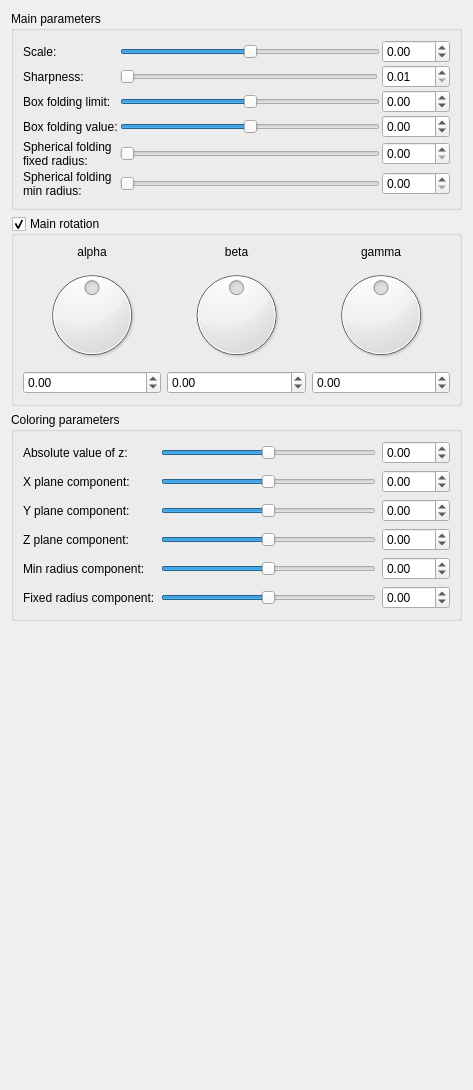
<?xml version="1.0" encoding="UTF-8"?>
<ui version="4.0">
 <class>Form</class>
 <widget class="QWidget" name="Form">
  <property name="geometry">
   <rect>
    <x>0</x>
    <y>0</y>
    <width>473</width>
    <height>1090</height>
   </rect>
  </property>
  <property name="windowTitle">
   <string>Form</string>
  </property>
  <layout class="QVBoxLayout" name="verticalLayout">
   <item>
    <widget class="QGroupBox" name="groupBox">
     <property name="title">
      <string>Main parameters</string>
     </property>
     <layout class="QVBoxLayout" name="verticalLayout_2">
      <item>
       <layout class="QGridLayout" name="gridLayout">
        <property name="spacing">
         <number>2</number>
        </property>
        <item row="3" column="0">
         <widget class="QLabel" name="label_9">
          <property name="text">
           <string>Box folding value:</string>
          </property>
         </widget>
        </item>
        <item row="4" column="0">
         <widget class="QLabel" name="label_10">
          <property name="text">
           <string>Spherical folding
fixed radius:</string>
          </property>
         </widget>
        </item>
        <item row="0" column="1" colspan="2">
         <widget class="QSlider" name="slider_mandelbox_scale">
          <property name="minimum">
           <number>-500</number>
          </property>
          <property name="maximum">
           <number>500</number>
          </property>
          <property name="singleStep">
           <number>1</number>
          </property>
          <property name="orientation">
           <enum>Qt::Horizontal</enum>
          </property>
         </widget>
        </item>
        <item row="5" column="1" colspan="2">
         <widget class="QSlider" name="slider_mandelbox_folding_min_radius">
          <property name="minimum">
           <number>0</number>
          </property>
          <property name="maximum">
           <number>500</number>
          </property>
          <property name="singleStep">
           <number>1</number>
          </property>
          <property name="orientation">
           <enum>Qt::Horizontal</enum>
          </property>
         </widget>
        </item>
        <item row="4" column="1" colspan="2">
         <widget class="QSlider" name="slider_mandelbox_folding_fixed_radius">
          <property name="minimum">
           <number>0</number>
          </property>
          <property name="maximum">
           <number>500</number>
          </property>
          <property name="singleStep">
           <number>1</number>
          </property>
          <property name="orientation">
           <enum>Qt::Horizontal</enum>
          </property>
         </widget>
        </item>
        <item row="3" column="1" colspan="2">
         <widget class="QSlider" name="slider_mandelbox_folding_value">
          <property name="minimum">
           <number>-5000</number>
          </property>
          <property name="maximum">
           <number>5000</number>
          </property>
          <property name="singleStep">
           <number>1</number>
          </property>
          <property name="orientation">
           <enum>Qt::Horizontal</enum>
          </property>
         </widget>
        </item>
        <item row="2" column="1" colspan="2">
         <widget class="QSlider" name="slider_mandelbox_folding_limit">
          <property name="minimum">
           <number>-5000</number>
          </property>
          <property name="maximum">
           <number>5000</number>
          </property>
          <property name="singleStep">
           <number>1</number>
          </property>
          <property name="orientation">
           <enum>Qt::Horizontal</enum>
          </property>
         </widget>
        </item>
        <item row="2" column="0">
         <widget class="QLabel" name="label_8">
          <property name="text">
           <string>Box folding limit:</string>
          </property>
         </widget>
        </item>
        <item row="0" column="0">
         <widget class="QLabel" name="label_7">
          <property name="text">
           <string>Scale:</string>
          </property>
         </widget>
        </item>
        <item row="5" column="3">
         <widget class="QDoubleSpinBox" name="spinbox_mandelbox_folding_min_radius">
          <property name="prefix">
           <string/>
          </property>
          <property name="suffix">
           <string/>
          </property>
          <property name="decimals">
           <number>2</number>
          </property>
          <property name="maximum">
           <double>100.000000000000000</double>
          </property>
          <property name="singleStep">
           <double>0.100000000000000</double>
          </property>
         </widget>
        </item>
        <item row="2" column="3">
         <widget class="QDoubleSpinBox" name="spinbox_mandelbox_folding_limit">
          <property name="prefix">
           <string/>
          </property>
          <property name="suffix">
           <string/>
          </property>
          <property name="decimals">
           <number>2</number>
          </property>
          <property name="minimum">
           <double>-100.000000000000000</double>
          </property>
          <property name="maximum">
           <double>100.000000000000000</double>
          </property>
          <property name="singleStep">
           <double>0.100000000000000</double>
          </property>
         </widget>
        </item>
        <item row="3" column="3">
         <widget class="QDoubleSpinBox" name="spinbox_mandelbox_folding_value">
          <property name="prefix">
           <string/>
          </property>
          <property name="suffix">
           <string/>
          </property>
          <property name="decimals">
           <number>2</number>
          </property>
          <property name="minimum">
           <double>-100.000000000000000</double>
          </property>
          <property name="maximum">
           <double>100.000000000000000</double>
          </property>
          <property name="singleStep">
           <double>0.100000000000000</double>
          </property>
         </widget>
        </item>
        <item row="4" column="3">
         <widget class="QDoubleSpinBox" name="spinbox_mandelbox_folding_fixed_radius">
          <property name="prefix">
           <string/>
          </property>
          <property name="suffix">
           <string/>
          </property>
          <property name="decimals">
           <number>2</number>
          </property>
          <property name="maximum">
           <double>100.000000000000000</double>
          </property>
          <property name="singleStep">
           <double>0.100000000000000</double>
          </property>
         </widget>
        </item>
        <item row="5" column="0">
         <widget class="QLabel" name="label_11">
          <property name="text">
           <string>Spherical folding
min radius:</string>
          </property>
         </widget>
        </item>
        <item row="0" column="3">
         <widget class="QDoubleSpinBox" name="spinbox_mandelbox_scale">
          <property name="prefix">
           <string/>
          </property>
          <property name="suffix">
           <string/>
          </property>
          <property name="decimals">
           <number>2</number>
          </property>
          <property name="minimum">
           <double>-100.000000000000000</double>
          </property>
          <property name="maximum">
           <double>100.000000000000000</double>
          </property>
          <property name="singleStep">
           <double>0.100000000000000</double>
          </property>
         </widget>
        </item>
        <item row="1" column="0">
         <widget class="QLabel" name="label_12">
          <property name="text">
           <string>Sharpness:</string>
          </property>
         </widget>
        </item>
        <item row="1" column="1">
         <widget class="QSlider" name="slider_mandelbox_sharpness">
          <property name="minimum">
           <number>1</number>
          </property>
          <property name="maximum">
           <number>5000</number>
          </property>
          <property name="singleStep">
           <number>1</number>
          </property>
          <property name="orientation">
           <enum>Qt::Horizontal</enum>
          </property>
         </widget>
        </item>
        <item row="1" column="3">
         <widget class="QDoubleSpinBox" name="spinbox_mandelbox_sharpness">
          <property name="prefix">
           <string/>
          </property>
          <property name="suffix">
           <string/>
          </property>
          <property name="decimals">
           <number>2</number>
          </property>
          <property name="minimum">
           <double>0.010000000000000</double>
          </property>
          <property name="maximum">
           <double>100.000000000000000</double>
          </property>
          <property name="singleStep">
           <double>0.100000000000000</double>
          </property>
         </widget>
        </item>
       </layout>
      </item>
     </layout>
    </widget>
   </item>
   <item>
    <widget class="QGroupBox" name="groupCheck_mandelbox_main_rotation_enabled">
     <property name="title">
      <string>Main rotation</string>
     </property>
     <property name="checkable">
      <bool>true</bool>
     </property>
     <layout class="QVBoxLayout" name="verticalLayout_3">
      <item>
       <layout class="QGridLayout" name="gridLayout_2">
        <item row="1" column="0">
         <widget class="QDial" name="dial3_mandelbox_rotation_main_x">
          <property name="minimum">
           <number>-18000</number>
          </property>
          <property name="maximum">
           <number>18000</number>
          </property>
          <property name="wrapping">
           <bool>true</bool>
          </property>
         </widget>
        </item>
        <item row="1" column="1">
         <widget class="QDial" name="dial3_mandelbox_rotation_main_y">
          <property name="minimum">
           <number>-18000</number>
          </property>
          <property name="maximum">
           <number>18000</number>
          </property>
          <property name="wrapping">
           <bool>true</bool>
          </property>
         </widget>
        </item>
        <item row="0" column="1">
         <widget class="QLabel" name="label_14">
          <property name="text">
           <string>beta</string>
          </property>
          <property name="alignment">
           <set>Qt::AlignCenter</set>
          </property>
         </widget>
        </item>
        <item row="2" column="0">
         <widget class="QDoubleSpinBox" name="spinboxd3_mandelbox_rotation_main_x">
          <property name="prefix">
           <string/>
          </property>
          <property name="suffix">
           <string/>
          </property>
          <property name="decimals">
           <number>2</number>
          </property>
          <property name="minimum">
           <double>-180.000000000000000</double>
          </property>
          <property name="maximum">
           <double>180.000000000000000</double>
          </property>
          <property name="singleStep">
           <double>1.000000000000000</double>
          </property>
         </widget>
        </item>
        <item row="0" column="0">
         <widget class="QLabel" name="label_13">
          <property name="text">
           <string>alpha</string>
          </property>
          <property name="alignment">
           <set>Qt::AlignCenter</set>
          </property>
         </widget>
        </item>
        <item row="1" column="2">
         <widget class="QDial" name="dial3_mandelbox_rotation_main_z">
          <property name="minimum">
           <number>-18000</number>
          </property>
          <property name="maximum">
           <number>18000</number>
          </property>
          <property name="wrapping">
           <bool>true</bool>
          </property>
         </widget>
        </item>
        <item row="0" column="2">
         <widget class="QLabel" name="label_15">
          <property name="text">
           <string>gamma</string>
          </property>
          <property name="alignment">
           <set>Qt::AlignCenter</set>
          </property>
         </widget>
        </item>
        <item row="2" column="1">
         <widget class="QDoubleSpinBox" name="spinboxd3_mandelbox_rotation_main_y">
          <property name="prefix">
           <string/>
          </property>
          <property name="suffix">
           <string/>
          </property>
          <property name="decimals">
           <number>2</number>
          </property>
          <property name="minimum">
           <double>-180.000000000000000</double>
          </property>
          <property name="maximum">
           <double>180.000000000000000</double>
          </property>
          <property name="singleStep">
           <double>1.000000000000000</double>
          </property>
         </widget>
        </item>
        <item row="2" column="2">
         <widget class="QDoubleSpinBox" name="spinboxd3_mandelbox_rotation_main_z">
          <property name="prefix">
           <string/>
          </property>
          <property name="suffix">
           <string/>
          </property>
          <property name="decimals">
           <number>2</number>
          </property>
          <property name="minimum">
           <double>-180.000000000000000</double>
          </property>
          <property name="maximum">
           <double>180.000000000000000</double>
          </property>
          <property name="singleStep">
           <double>1.000000000000000</double>
          </property>
         </widget>
        </item>
       </layout>
      </item>
     </layout>
    </widget>
   </item>
   <item>
    <widget class="QGroupBox" name="groupBox_4">
     <property name="title">
      <string>Coloring parameters</string>
     </property>
     <layout class="QGridLayout" name="gridLayout_5">
      <item row="0" column="0">
       <layout class="QGridLayout" name="gridLayout_4">
        <item row="4" column="0">
         <widget class="QLabel" name="label_28">
          <property name="text">
           <string>Min radius component:</string>
          </property>
         </widget>
        </item>
        <item row="2" column="0">
         <widget class="QLabel" name="label_26">
          <property name="text">
           <string>Y plane component:</string>
          </property>
         </widget>
        </item>
        <item row="2" column="1">
         <widget class="QSlider" name="slider3_mandelbox_color_y">
          <property name="minimum">
           <number>-500</number>
          </property>
          <property name="maximum">
           <number>500</number>
          </property>
          <property name="singleStep">
           <number>1</number>
          </property>
          <property name="orientation">
           <enum>Qt::Horizontal</enum>
          </property>
         </widget>
        </item>
        <item row="1" column="2">
         <widget class="QDoubleSpinBox" name="spinbox3_mandelbox_color_x">
          <property name="prefix">
           <string/>
          </property>
          <property name="suffix">
           <string/>
          </property>
          <property name="decimals">
           <number>2</number>
          </property>
          <property name="minimum">
           <double>-100.000000000000000</double>
          </property>
          <property name="maximum">
           <double>100.000000000000000</double>
          </property>
          <property name="singleStep">
           <double>0.100000000000000</double>
          </property>
         </widget>
        </item>
        <item row="3" column="2">
         <widget class="QDoubleSpinBox" name="spinbox3_mandelbox_color_z">
          <property name="prefix">
           <string/>
          </property>
          <property name="suffix">
           <string/>
          </property>
          <property name="decimals">
           <number>2</number>
          </property>
          <property name="minimum">
           <double>-100.000000000000000</double>
          </property>
          <property name="maximum">
           <double>100.000000000000000</double>
          </property>
          <property name="singleStep">
           <double>0.100000000000000</double>
          </property>
         </widget>
        </item>
        <item row="1" column="1">
         <widget class="QSlider" name="slider3_mandelbox_color_x">
          <property name="minimum">
           <number>-500</number>
          </property>
          <property name="maximum">
           <number>500</number>
          </property>
          <property name="singleStep">
           <number>1</number>
          </property>
          <property name="orientation">
           <enum>Qt::Horizontal</enum>
          </property>
         </widget>
        </item>
        <item row="1" column="0">
         <widget class="QLabel" name="label_25">
          <property name="text">
           <string>X plane component:</string>
          </property>
         </widget>
        </item>
        <item row="3" column="0">
         <widget class="QLabel" name="label_27">
          <property name="text">
           <string>Z plane component:</string>
          </property>
         </widget>
        </item>
        <item row="0" column="1">
         <widget class="QSlider" name="slider_mandelbox_color_R">
          <property name="minimum">
           <number>-500</number>
          </property>
          <property name="maximum">
           <number>500</number>
          </property>
          <property name="singleStep">
           <number>1</number>
          </property>
          <property name="orientation">
           <enum>Qt::Horizontal</enum>
          </property>
         </widget>
        </item>
        <item row="0" column="2">
         <widget class="QDoubleSpinBox" name="spinbox_mandelbox_color_R">
          <property name="prefix">
           <string/>
          </property>
          <property name="suffix">
           <string/>
          </property>
          <property name="decimals">
           <number>2</number>
          </property>
          <property name="minimum">
           <double>-100.000000000000000</double>
          </property>
          <property name="maximum">
           <double>100.000000000000000</double>
          </property>
          <property name="singleStep">
           <double>0.100000000000000</double>
          </property>
         </widget>
        </item>
        <item row="3" column="1">
         <widget class="QSlider" name="slider3_mandelbox_color_z">
          <property name="minimum">
           <number>-500</number>
          </property>
          <property name="maximum">
           <number>500</number>
          </property>
          <property name="singleStep">
           <number>1</number>
          </property>
          <property name="orientation">
           <enum>Qt::Horizontal</enum>
          </property>
         </widget>
        </item>
        <item row="0" column="0">
         <widget class="QLabel" name="label_24">
          <property name="text">
           <string>Absolute value of z:</string>
          </property>
         </widget>
        </item>
        <item row="2" column="2">
         <widget class="QDoubleSpinBox" name="spinbox3_mandelbox_color_y">
          <property name="prefix">
           <string/>
          </property>
          <property name="suffix">
           <string/>
          </property>
          <property name="decimals">
           <number>2</number>
          </property>
          <property name="minimum">
           <double>-100.000000000000000</double>
          </property>
          <property name="maximum">
           <double>100.000000000000000</double>
          </property>
          <property name="singleStep">
           <double>0.100000000000000</double>
          </property>
         </widget>
        </item>
        <item row="5" column="0">
         <widget class="QLabel" name="label_29">
          <property name="text">
           <string>Fixed radius component:</string>
          </property>
         </widget>
        </item>
        <item row="4" column="1">
         <widget class="QSlider" name="slider_mandelbox_color_Sp1">
          <property name="minimum">
           <number>-500</number>
          </property>
          <property name="maximum">
           <number>500</number>
          </property>
          <property name="singleStep">
           <number>1</number>
          </property>
          <property name="orientation">
           <enum>Qt::Horizontal</enum>
          </property>
         </widget>
        </item>
        <item row="5" column="1">
         <widget class="QSlider" name="slider_mandelbox_color_Sp2">
          <property name="minimum">
           <number>-500</number>
          </property>
          <property name="maximum">
           <number>500</number>
          </property>
          <property name="singleStep">
           <number>1</number>
          </property>
          <property name="orientation">
           <enum>Qt::Horizontal</enum>
          </property>
         </widget>
        </item>
        <item row="4" column="2">
         <widget class="QDoubleSpinBox" name="spinbox_mandelbox_color_Sp1">
          <property name="prefix">
           <string/>
          </property>
          <property name="suffix">
           <string/>
          </property>
          <property name="decimals">
           <number>2</number>
          </property>
          <property name="minimum">
           <double>-100.000000000000000</double>
          </property>
          <property name="maximum">
           <double>100.000000000000000</double>
          </property>
          <property name="singleStep">
           <double>0.100000000000000</double>
          </property>
         </widget>
        </item>
        <item row="5" column="2">
         <widget class="QDoubleSpinBox" name="spinbox_mandelbox_color_Sp2">
          <property name="prefix">
           <string/>
          </property>
          <property name="suffix">
           <string/>
          </property>
          <property name="decimals">
           <number>2</number>
          </property>
          <property name="minimum">
           <double>-100.000000000000000</double>
          </property>
          <property name="maximum">
           <double>100.000000000000000</double>
          </property>
          <property name="singleStep">
           <double>0.100000000000000</double>
          </property>
         </widget>
        </item>
       </layout>
      </item>
     </layout>
    </widget>
   </item>
   <item>
    <spacer name="verticalSpacer_2">
     <property name="orientation">
      <enum>Qt::Vertical</enum>
     </property>
     <property name="sizeHint" stdset="0">
      <size>
       <width>20</width>
       <height>40</height>
      </size>
     </property>
    </spacer>
   </item>
  </layout>
 </widget>
 <resources/>
 <connections/>
</ui>
